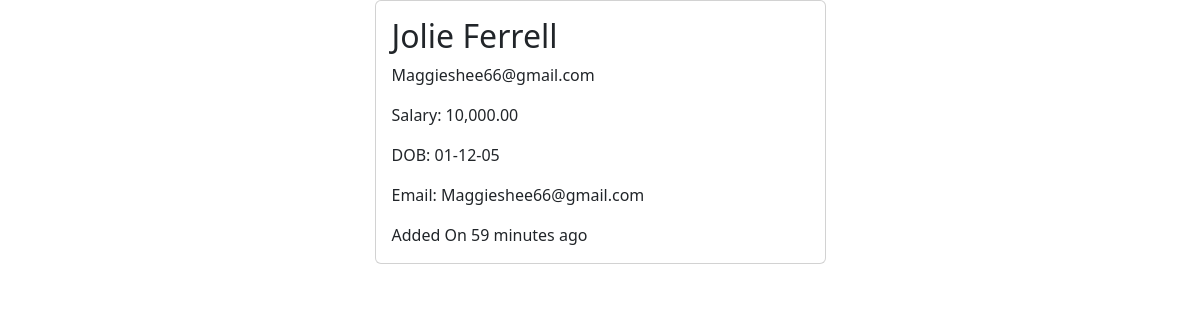
Screenshot of /employees/6 with the database file from the repository.
### main_app/models.py (models this page shows, shortened)
class Employee(models.Model):
    name = models.CharField(max_length=40)
    email = models.EmailField(unique=True)
    dob = models.DateField(null=True)
    salary = models.DecimalField(max_digits=7, decimal_places=2)
    disabled = models.BooleanField(default=False)
    profile = models.ImageField(upload_to="employees", null=True, default="employees/employee")
    created_at = models.DateTimeField(auto_now_add=True, null=True)
    updated_at = models.DateTimeField(auto_now=True, null=True)

### main_app/views.py (the view)
# urls.py: path('employees/<int:emp_id>', views.employee_details, name="details"),
def employee_details(request, emp_id):
    employee = Employee.objects.get(pk=emp_id)
    return render(request, 'employee_details.html', {"employee": employee} )

### templates/employee_details.html (shortened to what this page needs)
{% load humanize %}
<!doctype html>
<html lang="en">
<head>
    <link href="https://cdn.jsdelivr.net/npm/bootstrap@5.2.3/dist/css/bootstrap.min.css" rel="stylesheet" />
</head>
<body>
<div class="container">
    <div class="row justify-content-center">
        <div class="col-sm-5">
            <div class="card">
                <div class="card-body">
                    <h2 class="card-title">{{ employee.name |title }}</h2>
                    <p class="card-text">{{ employee.email }}</p>
                    <p class="card-text">Salary: {{ employee.salary |intcomma }}</p>
                    <p class="card-text">DOB: {{ employee.dob | date:'d-m-y' }}</p>
                    <p class="card-text">Email: {{ employee.email }}</p>
                    <p class="card-text"> Added On {{ employee.created_at | naturaltime}}</p>
                </div>
            </div>
        </div>
    </div>
</div>
</body>
</html>

### rows the page displays
Employee: name "Jolie Ferrell", email "Maggieshee66@gmail.com", salary "10,000.00", dob "01-12-05", created_at "59 minutes ago"
